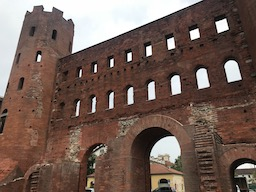
#> input picture img/in/thorino.jpg, 256 x 192 px
$ python solve45.py   (older library calls are emulated)
#> lines starting #> are read from the running program, lines starting #| are printed output that depends on the picture
### solve_python/solve44.py
import cv2
import numpy as np
from solve43 import canny
from solve02 import RGB2GRAY


# Q_43
def hough_step1(img):
    H, W, C = img.shape
    rmax = np.round(np.sqrt(H**2 + W**2)).astype(np.int)

    # edge, angle = canny(img, ht=100, lt=30)
    img_gray = RGB2GRAY(img).reshape(H, W)
    edge = cv2.Canny(img_gray.astype(np.uint8), 30, 100).astype(np.float64)
    out = np.zeros((2*rmax, 180), dtype=np.int)

    for x in range(W):
        for y in range(H):
            if edge[y, x] > 0:
                for theta in range(180):
                    theta_r = np.deg2rad(theta)
                    rho = x * np.cos(theta_r) + y * np.sin(theta_r)
                    rho = np.int(rho)
                    out[rho + rmax, theta] += 1
    return out


# [5 lines left out: function main, not called in this run]


# [2 lines that do not run on import are left out]

### solve_python/solve02.py
import cv2
import numpy as np


# Q_2
def RGB2GRAY(img):
    """Grayscale an image
    """
    b_channel = img[:, :, 0]
    g_channel = img[:, :, 1]
    r_channel = img[:, :, 2]
    img_gray = 0.2126 * r_channel + 0.7152 * g_channel + 0.0722 * b_channel
    return img_gray


# [5 lines left out: function main, not called in this run]


# [2 lines that do not run on import are left out]

### solve_python/solve45.py
import cv2
import numpy as np
from solve44 import hough_step1


# Q_45
def hough_step2(vote_table, N=50):
    H, W = vote_table.shape

    out = np.zeros_like(vote_table, dtype=np.int)

    vote_array = vote_table.ravel().copy()
    sorted_vote_array = np.argsort(-vote_array)
    sorted_ind = [(n//W, n % W) for n in sorted_vote_array]

    for idx in sorted_ind:
        y, x = idx
        max_around = np.max(vote_table[max(0, y-1):min(H, y+1), max(0, x-1):min(W, x+1)])
        if vote_table[y, x] >= max_around:
            N -= 1
            out[y, x] = vote_table[y, x]
        if N == 11:
            break

    return out


def main():
    img_in = cv2.imread("../img/in/thorino.jpg").astype(np.float64).copy()
    vote_table = hough_step1(img_in)
#> in RGB2GRAY, `b_channel = img[:, :, 0]`:
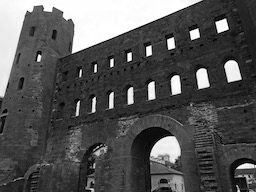
#> b_channel: shape (192, 256) float64; min 0, max 255, mean 85.6
#> in RGB2GRAY, `g_channel = img[:, :, 1]`:
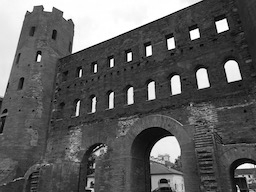
#> g_channel: shape (192, 256) float64; min 0, max 255, mean 94.3
#> in RGB2GRAY, `r_channel = img[:, :, 2]`:
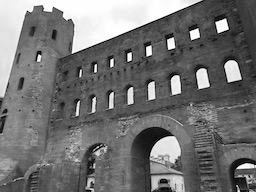
#> r_channel: shape (192, 256) float64; min 0, max 255, mean 114.5
#> in hough_step1, `edge = cv2.Canny(img_gray.astype(np.uint8), 30, 100).astype(np.float64)`:
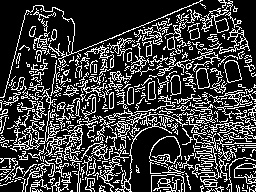
#> edge: shape (192, 256) float64; 23.8% white in thin lines or dots
#> after the loop in hough_step1, `for x in range(W):`:
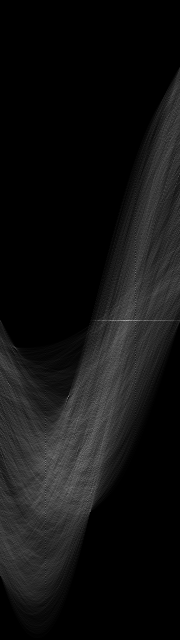
#> out: shape (640, 180) int64; min 0, max 170, mean 18.3
    out = hough_step2(vote_table)
#> in hough_step2, `sorted_ind = [(n//W, n % W) for n in sorted_vote_array]`: sorted_ind = 115200 items
#> the loop in hough_step2, `for idx in sorted_ind:` made 51 passes
#> (y, x, max_around, N) on passes 1, 2, 3, 5, 6, 7, 10, 13, 15, 17, 18, 20: (320, 126, 170, 49), (320, 124, 160, 48), (320, 128, 159, 47), (320, 123, 153, 46), (320, 131, 143, 45), (320, 121, 141, 44), (320, 135, 139, 43), (320, 133, 134, 42), (320, 118, 132, 41), (320, 120, 128, 40), (320, 113, 128, 39), (320, 115, 125, 38)
#> (y, x, max_around) on passes 4, 8, 9, 11, 12, 14: (320, 127, 170), (320, 129, 159), (320, 125, 160), (320, 130, 139), (320, 122, 141), (320, 136, 139)
#> after the loop in hough_step2, `for idx in sorted_ind:`:
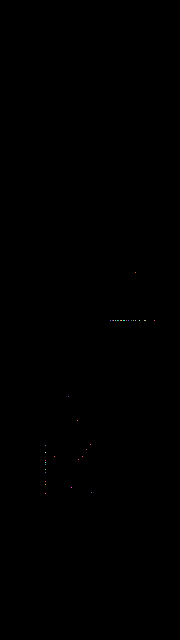
#> out: shape (640, 180) int64; 29 distinct labels, from 0 to 170; one colour per label, 0 black
#> after the loop in hough_step2, `for idx in sorted_ind:`: N = 11
    out_clip = np.clip(out, 0, 255).astype(np.uint8)
    cv2.imwrite("../img/out/q_45.jpg", out_clip)


if __name__ == '__main__':
    main()

$ run again, with img/in/imori_gamma.jpg copied over img/in/thorino.jpg
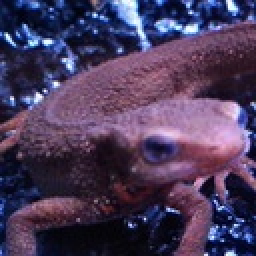
#> input picture img/in/imori_gamma.jpg, 128 x 128 px (shown 2 times larger)
#> in hough_step1, `edge = cv2.Canny(img_gray.astype(np.uint8), 30, 100).astype(np.float64)`:
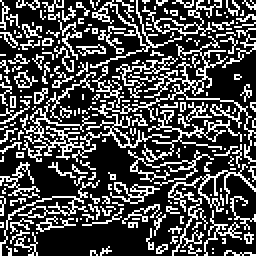
#> edge: shape (128, 128) float64 (shown 2 times larger); 28.8% white in thin lines or dots
#> after the loop in hough_step1, `for x in range(W):`:
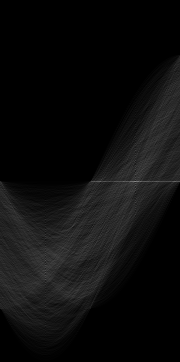
#> out: shape (362, 180) int64; min 0, max 137, mean 13
#> sorted_ind = 65160 items
#> the loop in hough_step2, `for idx in sorted_ind:` made 53 passes
#> (y, x, max_around, N) on passes 1, 2, 3, 4, 6, 7, 8, 9: (181, 135, 137, 49), (181, 134, 131, 48), (181, 138, 118, 47), (181, 137, 118, 46), (181, 133, 112, 45), (181, 132, 111, 44), (181, 140, 110, 43), (181, 130, 109, 42)
#> after the loop in hough_step2, `for idx in sorted_ind:`: N = 11
